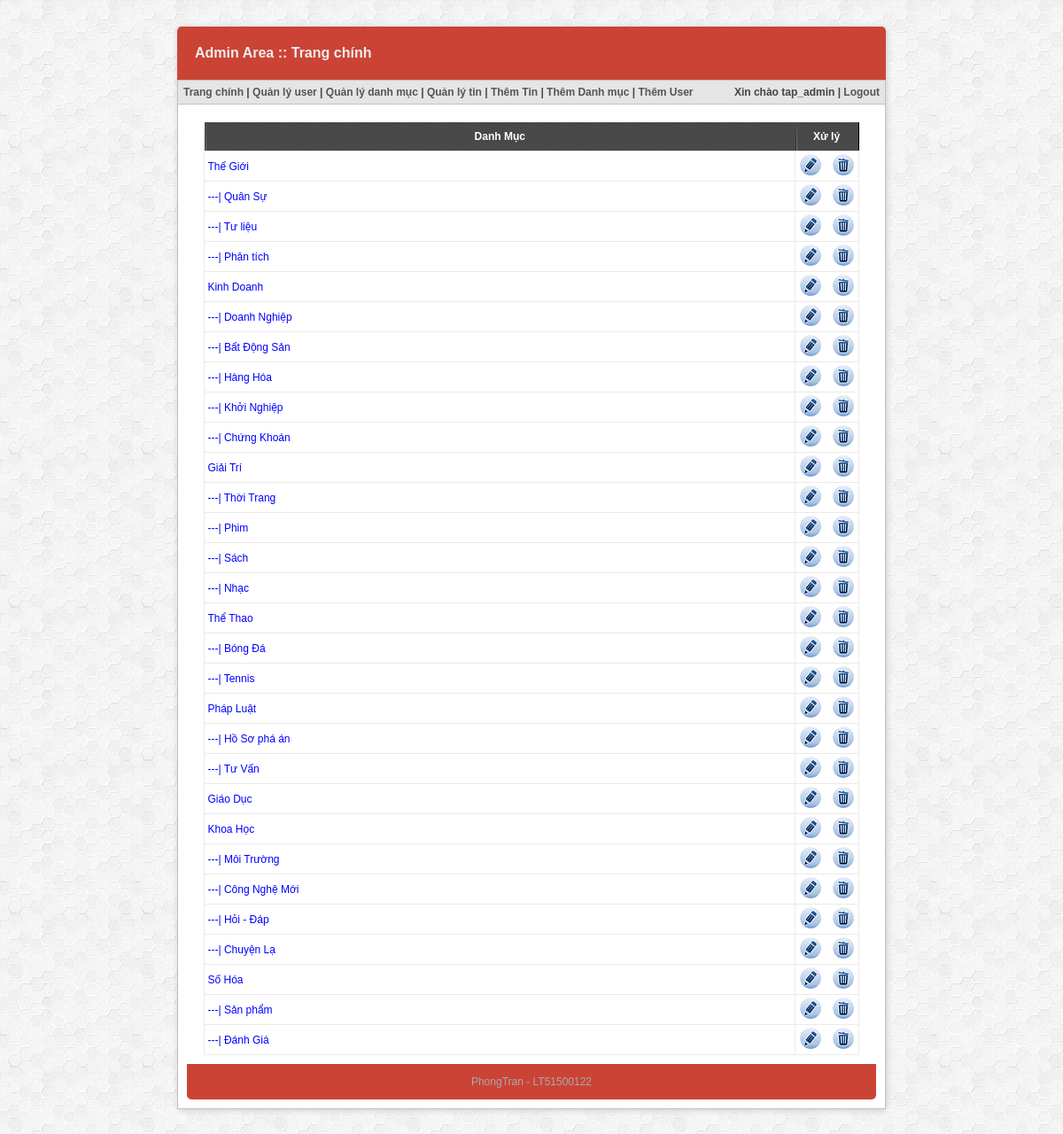
The page /padmin/index.php?p=danh-sach-danh-muc (signed in) on the database its author committed.
### tables this page shows
CREATE TABLE `category` (
  `id` int(11) NOT NULL AUTO_INCREMENT,
  `name` varchar(200) NOT NULL,
  `parent_id` int(10) NOT NULL,
  PRIMARY KEY (`id`),
  KEY `id` (`id`)
);

### model/model_danhmuc.php (the view, shortened to what this page needs)
<?php
function cate_list_data ($conn,$parent_id = 0,$str = "") {
	$stmt = $conn->prepare("SELECT id,name FROM category WHERE parent_id = :parent_id");
	$stmt->bindParam(':parent_id',$parent_id,PDO::PARAM_INT);
	$stmt->execute();
	$data = $stmt->fetchAll(PDO::FETCH_ASSOC);
	foreach ($data as $key => $value) {
		echo '	<tr class="list_data">
		        	<td class="list_td alignleft"><a href="index.php?p=sua-danh-muc&dmid='.$value["id"].'">'.$str.$value["name"].'</a></td>
		        	<td class="list_td aligncenter">
		            	<a href="index.php?p=sua-danh-muc&dmid='.$value["id"].'"><img src="temp/images/edit.png" /></a>&nbsp;&nbsp;&nbsp;
		            	<a href="index.php?p=xoa-danh-muc&dmid='.$value["id"].'" onclick="return accept_delete(\'Bạn có chắc muốn xóa danh mục này hay không ?\')"><img src="temp/images/delete.png" /></a>
		        	</td>
		    	</tr>';
		    	cate_list_data ($conn,$value["id"],$str."---| ");
	}
}
?>

### padmin/index.php (shortened to what this page needs)
<?php
include '../library/connect.php';
include '../model/model_danhmuc.php';
?>
<!DOCTYPE HTML>
<html>
<head>
    <link rel="stylesheet" href="temp/templates/css/style.css" />
</head>
<body>
<div id="layout">
    <div id="top">
        Admin Area :: Trang chính
    </div>
	<div id="menu">
		<table width="100%">
			<tr>
				<td>
					<a href="index.php">Trang chính</a> | <a href="index.php?p=danh-sach-user">Quản lý user</a> | <a href="index.php?p=danh-sach-danh-muc">Quản lý danh mục</a> | <a href="index.php?p=danh-sach-tin-tuc">Quản lý tin</a> | <a href="index.php?p=them-tin-tuc">Thêm Tin</a> | <a href="index.php?p=them-danh-muc">Thêm Danh mục</a> | <a href="index.php?p=them-user">Thêm User</a>
				</td>
				<td align="right">
					Xin chào <?php echo $_SESSION["sys_user"] ?> | <a href="logout.php">Logout</a>
				</td>
			</tr>
		</table>
	</div>
    <div id="main">
		<?php
		if (isset($_GET["p"])) {
			$p = $_GET["p"];
			switch ($p) {
				case 'danh-sach-danh-muc':
					include 'module/danhmuc/danhsach.php';
					break;
			}
		} else {
			include 'module/dashboard/index.php';
		}
		?>
    <div id="bottom">
        PhongTran - LT51500122
    </div>
</div>
</body>
</html>

### padmin/module/danhmuc/danhsach.php (shortened to what this page needs)
<table class="list_table">
	<tr class="list_heading">
		<td>Danh Mục</td>
		<td class="action_col">Xử lý</td>
	</tr>
    <?php
    cate_list_data($conn) ?>
</table>

### padmin/temp/templates/css/style.css (style rules this page uses)
body, td, th { font-family: Arial, Helvetica, sans-serif; font-size: 12px; color: #444; }
body { width: 800px; margin: 30px auto; background: url('../images/bg_1.png'); }
a { text-decoration: none; color: blue; }
img { border: none; }
#layout { border-radius: 5px; -moz-border-radius: 5px; -webkit-border-radius: 5px; box-shadow: 1px 1px 7px #ccc; -moz-box-shadow: 1px 1px 7px #ccc; -webkit-box-shadow: 1px 1px 7px #ccc; }
#top { background-color: #CB4335; height: 60px; line-height: 60px; padding: 0px 20px; font-size: 16px; color: #eee; font-weight: bold; border-radius: 5px 5px 0px 0px; -moz-border-radius: 5px 5px 0px 0px; -webkit-border-radius: 5px 5px 0px 0px; }
#menu { background-color: #E5E5E5; padding: 3px; font-weight: bold; border: 1px solid silver; }
#menu a { color: #555555; }
#main { padding: 10px; background-color: white; border-left: 1px solid silver; border-right: 1px solid silver; border-bottom: 1px solid silver; }
#bottom { line-height: 40px; height: 40px; color: #aaa; background-color: #CB4335; text-align: center; border-radius: 0px 0px 5px 5px; -moz-border-radius: 0px 0px 5px 5px; -webkit-border-radius: 0px 0px 5px 5px; }
.list_table { border-collapse: collapse; width: 95%; margin: 10px auto; }
.list_heading { background-image: url("../images/content_bg.png"); border-right: 1px solid black; }
.list_heading > td { font-weight: bold; text-align: center; height: 26px; color: white; background: url('../images/nav_sep.png') no-repeat left bottom; padding: 3px; }
.list_data > td { border: 1px solid #eaeaea; padding: 3px; height: 27px; }
.action_col { width: 65px; }
.aligncenter { text-align: center; }

### rows shown on the page
category: name "Thế Giới"
category: str "---|", name "Quân Sự"
category: str "---|", name "Tư liệu"
category: str "---|", name "Phân tích"
category: name "Kinh Doanh"
category: str "---|", name "Doanh Nghiệp"
category: str "---|", name "Bất Động Sản"
category: str "---|", name "Hàng Hóa"
category: str "---|", name "Khởi Nghiệp"
category: str "---|", name "Chứng Khoán"
category: name "Giải Trí"
category: str "---|", name "Thời Trang"
category: str "---|", name "Phim"
category: str "---|", name "Sách"
category: str "---|", name "Nhạc"
category: name "Thể Thao"
category: str "---|", name "Bóng Đá"
category: str "---|", name "Tennis"
category: name "Pháp Luật"
category: str "---|", name "Hồ Sơ phá án"
category: str "---|", name "Tư Vấn"
category: name "Giáo Dục"
category: name "Khoa Học"
category: str "---|", name "Môi Trường"
category: str "---|", name "Công Nghệ Mới"
category: str "---|", name "Hỏi - Đáp"
category: str "---|", name "Chuyện Lạ"
category: name "Số Hóa"
category: str "---|", name "Sản phẩm"
category: str "---|", name "Đánh Giá"

### other values the page prints
$_SESSION["sys_user"] "tap_admin"
